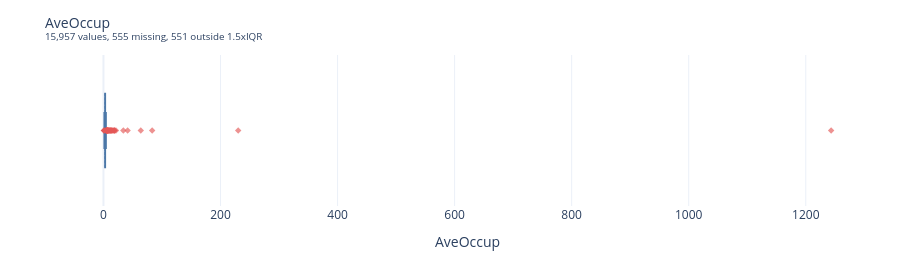

This figure's notebook cell:
### Code cell
profiling.plots.box_figure(boxes["AveOccup"])

### Figure 1 — Plotly figure (JSON) as saved in the notebook; plotly's stock layout.template omitted (floating-point values rounded to 4 significant figures; data arrays with more than 128 entries replaced by an {"elided": "..."} marker saying what was removed)
{"data": [{"boxmean": true, "hovertemplate": "min 0.6923<br>lower fence 1.161<br>Q1 2.429<br>median 2.817<br>Q3 3.28<br>upper fence 4.555<br>max 1,243<br>mean 3.037<extra></extra>", "line": {"width": 1.4}, "lowerfence": [1.161], "marker": {"color": "#4C78A8"}, "mean": [3.037], "median": [2.817], "name": "AveOccup", "orientation": "h", "q1": [2.429], "q3": [3.28], "sd": [10.06], "type": "box", "upperfence": [4.555], "y": ["AveOccup"]}, {"hovertemplate": "outlier: %{x:,.6g}<extra></extra>", "marker": {"color": "#E45756", "opacity": 0.65, "size": 5, "symbol": "diamond"}, "mode": "markers", "name": "outliers", "type": "scattergl", "x": {"elided": "551 float values"}, "y": {"elided": "551 str values"}}], "layout": {"height": 260, "hoverlabel": {"font": {"size": 12}}, "margin": {"b": 50, "l": 60, "r": 25, "t": 55}, "separators": ".,", "showlegend": false, "title": {"font": {"size": 14}, "text": "AveOccup<br><sup>15,957 values, 555 missing, 551 outside 1.5xIQR</sup>"}, "xaxis": {"title": {"text": "AveOccup"}}, "yaxis": {"showticklabels": false}}}
